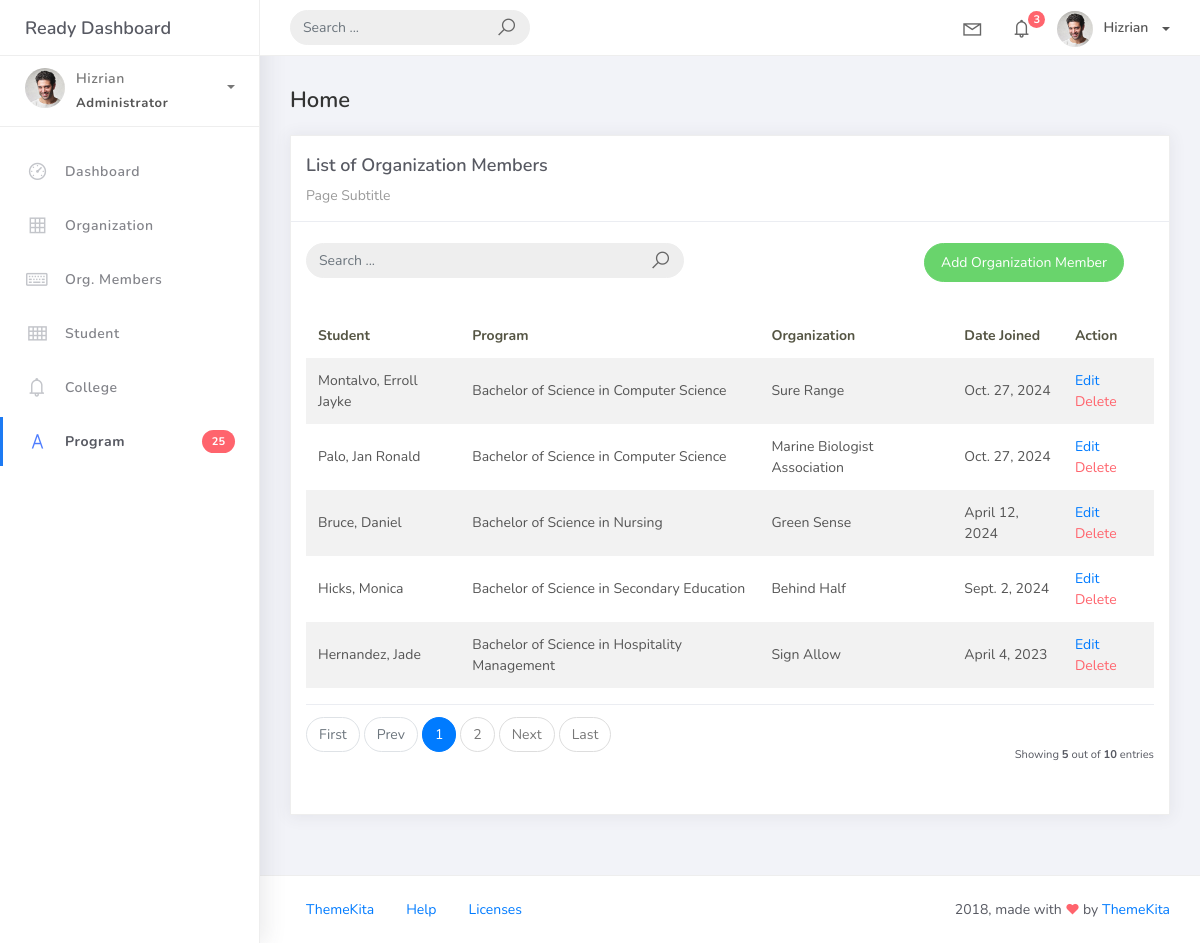
The page /orgmember_list on the database its author committed.
### studentorg/models.py (models this page shows)
class BaseModel(models.Model):
    created_at = models.DateTimeField(auto_now_add=True, db_index=True)
    updated_at = models.DateTimeField(auto_now=True)
    class Meta:
        abstract = True

class OrgMember(BaseModel):
    student = models.ForeignKey(Student, on_delete=models.CASCADE)
    organization = models.ForeignKey(Organization, on_delete=models.CASCADE)
    date_joined = models.DateField()

class Student(BaseModel):
    student_id = models.CharField(max_length=15)
    lastname = models.CharField(max_length=25)
    firstname = models.CharField(max_length=25)
    middlename = models.CharField(max_length=25, blank=True, null=True)
    program = models.ForeignKey(Program, on_delete=models.CASCADE)
    def __str__(self):
        return f"{self.lastname}, {self.firstname}"

class Program(BaseModel):
    prog_name = models.CharField(max_length=150)
    college = models.ForeignKey(College, on_delete=models.CASCADE)
    def __str__(self):
        return self.prog_name

class Organization(BaseModel):
    name = models.CharField(max_length=250)
    college = models.ForeignKey(College, null=True, blank=True, on_delete=models.CASCADE)
    description = models.CharField(max_length=500)
    def __str__(self):
        return self.name

### studentorg/views.py (the view)
# urls.py: path('orgmember_list', OrgMemberList.as_view(), name='orgmember-list'),
class OrgMemberList(ListView):
    model = OrgMember
    context_object_name = 'orgmember'
    template_name = 'org_member_list.html'
    paginate_by = 5

### templates/org_member_list.html
{% extends 'base.html' %}
{% load static %}
{% block content %}
<div class="content">
   <div class="container-fluid">
     <h4 class="page-title">Home</h4>
     <div class="row">
       <div class="col-md-12">
         <div class="card">
           <div class="card-header">
             <div class="card-title">List of Organization Members</div>
             <div class="card-category">Page Subtitle</div>
           </div>
           <br />
<div class="col-md-12 row">
 <div class="col-md-6">
  <form class="navbar-left navbar-form nav-search mr-md-3" action="">
          <div class="input-group">
           <input type="text" placeholder="Search ..." class="form-control" />
           <div class="input-group-append">
           <span class="input-group-text">
            <i class="la la-search search-icon"></i>
           </span>
           </div>
          </div>
         </form>
        </div>
        <div class="col-md-6">
         <div class="pull-right">
    <a href="{% url 'orgmember-add' %}" class="btn btn-success btn-rounded">Add Organization Member</a>
         </div>
 </div>
</div>
           <div class="card-body">
             <table class="table table-striped mt-3">
               <thead>
                 <tr>
                   <th scope="col">Student</th>
                   <th scope="col">Program</th>
                   <th scope="col">Organization</th>
                   <th scope="col">Date Joined</th>
                   <th scope="col">Action</th>
                 </tr>
               </thead>
               <tbody>
                 {% for object in object_list %}
                 <tr>
                   <td>{{ object.student }}</td>
                   <td>{{ object.student.program }}</td>
                   <td>{{ object.organization }}</td>
                   <td>{{ object.date_joined }}</td>
                   <td>
                    <a href="orgmember_list/{{ object.id }}">Edit</a>
                    <a href="orgmember_list/{{ object.id }}/delete" class="text-danger">Delete</a>
                   </td>
                </tr>
                {% empty %}
                <tr>
                    <td colspan="4" style="text-align: center">
                        <p class="text-sm font-weight-bold mb-0">No Records Found</p>
                    </td>
                 </tr>
                 {% endfor %}
               </tbody>
             </table>
             {% include 'includes/pagination.html' %}
           </div>
         </div>
       </div>
     </div>
   </div>
</div>
{% endblock %}

### rows shown on the page
OrgMember: student "Montalvo, Erroll Jayke", student.program "Bachelor of Science in Computer Science", organization "Sure Range", date_joined "Oct. 27, 2024"
OrgMember: student "Palo, Jan Ronald", student.program "Bachelor of Science in Computer Science", organization "Marine Biologist Association", date_joined "Oct. 27, 2024"
OrgMember: student "Bruce, Daniel", student.program "Bachelor of Science in Nursing", organization "Green Sense", date_joined "April 12, 2024"
OrgMember: student "Hicks, Monica", student.program "Bachelor of Science in Secondary Education", organization "Behind Half", date_joined "Sept. 2, 2024"
OrgMember: student "Hernandez, Jade", student.program "Bachelor of Science in Hospitality Management", organization "Sign Allow", date_joined "April 4, 2023"

### other values the page prints
{{ page_num }} "1"
{{ page_num }} "2"
{{ object_list.count }} "5"
{{ paginator.count }} "10"
